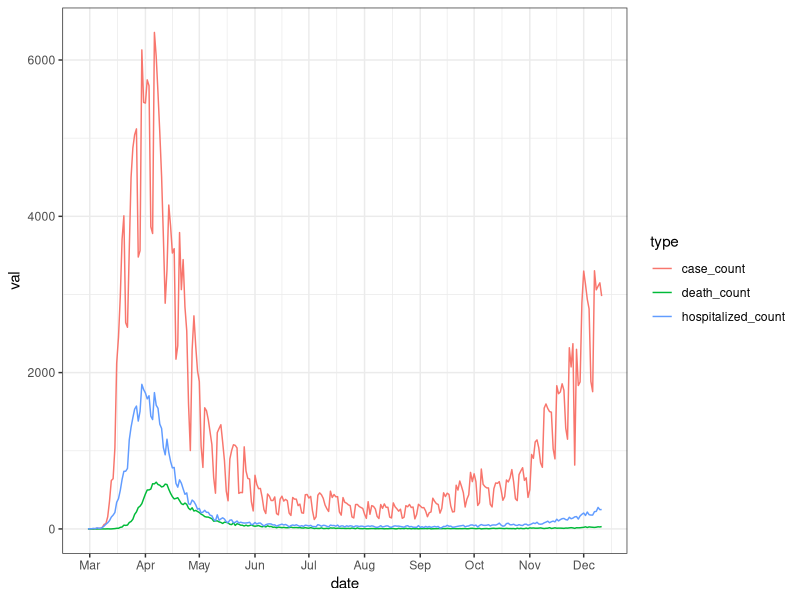
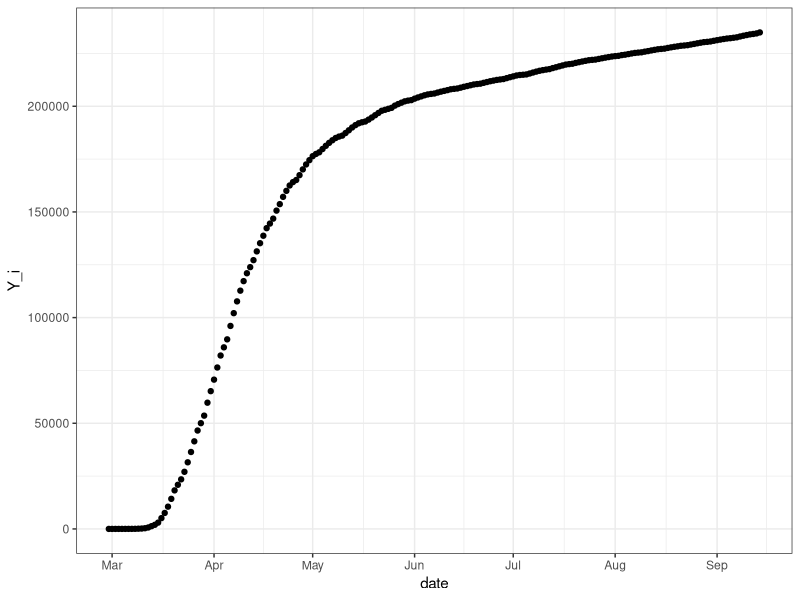
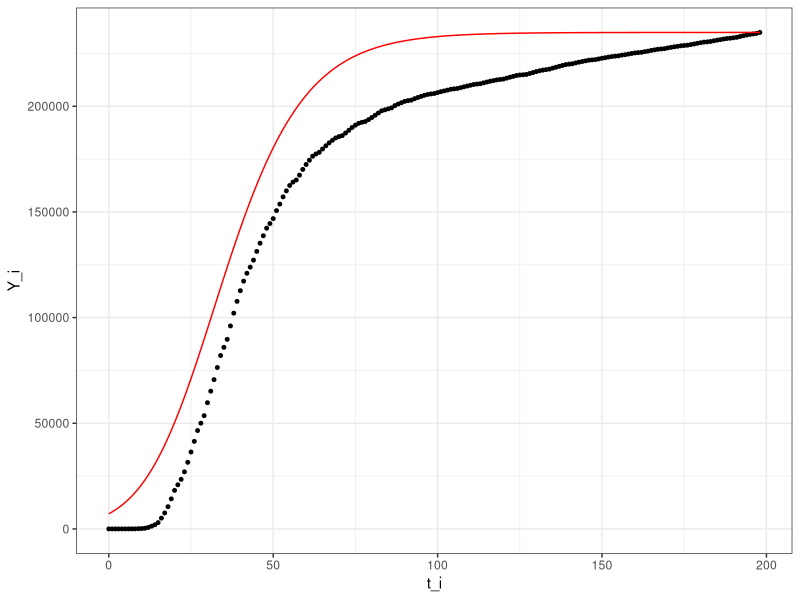

R code for these plots, in order: (Note: a time limit stopped this script after it produced the figures.)

### SET UP ---------------------------------------------------------------------
# load packages
library(lubridate)
library(tidyverse)
theme_set(
  theme_bw()
)

# read in data
df <- read_csv("data-by-day year 1.csv")

# clean data frame
df <- df %>%
  # looks like there's a bunch of NA rows so let's remove those 
  filter(if_all(everything(), ~ !is.na(.))) %>%
  # make all column names lower case
  rename_with(tolower) %>%
  # rename date column and make it a date object
  rename(date = date_of_interest) %>%
  mutate(date = mdy(date))

# let's look at the data to identify the pandemic waves
df %>%
  select(date:death_count) %>%
  # mutate(across(case_count:death_count, cumsum)) %>%
  pivot_longer(case_count:death_count, names_to = "type", values_to = "val") %>%
  ggplot(aes(x = date, y = val, color = type)) +
  geom_line() +
  scale_x_date(date_breaks = "1 month", date_labels = "%b") 
  
# maybe first wave could be "2020-02-29" to "2020-06-01"???

### GRADIENT DESCENT -----------------------------------------------------------
# function to calculate difference in number of days between two dates
get_diff <- function(x,y) time_length(x %--% y, unit = "day")
# function to calculate N(t_i, theta)
N <- function(t_i, theta) {
  a <- theta[1]
  k <- theta[2]
  d <- theta[3]
  t0 <- theta[4]
  a * (1 + d * exp(-k * (t_i - t0)))^(-1/d)
}

# we'll just use the city-wide, first-wave data for our cum case count input into the algo
start_date <- "2020-02-29"
end_date <- "2020-09-14"
df_wave <- df %>%
  filter(date >= start_date & date <= end_date) %>%
  select(date:case_count) %>%
  mutate(
    t_i = get_diff(start_date, date),
    Y_i = cumsum(case_count)
  ) %>%
  select(!case_count)

# look at cumulative cases over the wave 
df_wave %>% 
  ggplot(aes(x = date, y = Y_i)) +
  geom_point() +
  scale_x_date(date_breaks = "1 month", date_labels = "%b")

# figure out starting parameters
# a is just the maximum number of cumulative cases in the wave
a_start <- max(df_wave$Y_i)
# t0 can be some t_i near the inflection point
infl_point <- "2020-04-01"
t0_start <- get_diff(start_date, infl_point)
# k can be the slope near the inflection standardized by the cumulative cases near inflection point 
lm_k <- lm(
  Y_i ~ t_i, data = df_wave %>% 
    filter(t_i %in% c(t0_start - 4, t0_start + 4))
)
k_start <- lm_k$coef[2] / df_wave %>% filter(t_i == t0_start) %>% pull(Y_i)
# d can just be 0.5 
d_start <- 0.5
# set starting theta vector
start <- c(a_start, k_start, d_start, t0_start)

# look at Y_hat based on the starting theta vector
df_wave %>%
  mutate(Y_i_hat = N(t_i, start)) %>%
  ggplot(aes(x = t_i)) + 
  geom_point(aes(y = Y_i), size = 1) +
  geom_line(aes(y = Y_i_hat), color = "red")

# function to calculate objective f'n (sse) and its gradient
sse_stuff <- function(df_wave, theta) {
  a <- theta[1]
  k <- theta[2]
  d <- theta[3]
  t0 <- theta[4]
  t <- df_wave$t_i
  Y <- df_wave$Y_i
  Y_hat <- N(t, theta)
  # calculate objective function f
  diff <- Y - Y_hat
  f <- sum(diff^2)
  # calculate gradient for N(t,theta)
  da_N <- (1 + d * exp(-k*(t-t0)))^(-1/d)
  dk_N <- (a * (t-t0) * exp(-k*(t-t0))) / (1 + d * exp(-k*(t-t0)))^(1 + 1/d)
  dd_N <- -a * (d * exp(-k*(t-t0)) - log(1 + d*exp(-k*(t-t0))) * (1 + d * exp(-k*(t-t0)))) / 
    (d^2 * ((1 + d * exp(-k*(t-t0)))^(1 + 1/d)))
  dt0_N <- - (a * k * exp(-k*(t-t0))) / (1 + d * exp(-k*(t-t0)))^(1 + 1/d)
  # calculate gradient for objective function f
  grad_f <- c(-2 * sum(diff*da_N),
              -2 * sum(diff*dk_N),
              -2 * sum(diff*dd_N),
              -2 * sum(diff*dt0_N))

  res <- list(f = f, grad = grad_f)
  return(res)
}
# sse_stuff(df_wave, start)

# df_wave: data frame of t_i, Y_i for the wave of interest
# start: starting theta vector
# tol: tolerance needed to stop iterating
# maxiter: max number of iterations 
NewtonRaphson <- function(df_wave, start, tol=1e-5, maxiter = 10000) {
  # set up
  i <- 0
  cur <- start
  stuff <- sse_stuff(df_wave, cur)
  res <- matrix(0, nrow = 1, ncol = 7)
  colnames(res) <- c(
    "i", "lambda", "sse",
    "a", "k", "d", "t0"
  )
  res[1,] <- c(0, 1, stuff$f, cur)
  prevf <- -Inf   
  # begin iterating to update current theta vector
  while(i < maxiter && abs(stuff$f - prevf) > tol){
    i <- i + 1
    prev <- cur
    prevf <- stuff$f
    prevgrad <- stuff$grad
    # set lambda to start off
    lambda <- 1e-10
    # calculate new values where lambda = 1 
    cur <- prev - lambda * prevgrad
    stuff <- sse_stuff(df_wave, cur)
    # continue to decrease lambda until we see a decrease in SSE
    while(stuff$f >= prevf | any(is.na(stuff$grad))) {
      # divide lambda
      lambda <- lambda / 10
      # calculate new values at the updated lambda value and its corresponding information
      cur <- prev - lambda * prevgrad
      stuff <- sse_stuff(df_wave, cur)
    }
    res <- rbind(res, c(i, lambda, stuff$f, cur))
  }
  return(res)
}
res <- suppressWarnings(NewtonRaphson(df_wave, start))
head(res)
tail(res)
final <- res[nrow(res), 4:7]
  
df_wave %>%
  mutate(
    Y_i_hat_start = N(t_i, start),
    Y_i_hat_final = N(t_i, final)
  ) %>%
  pivot_longer(Y_i_hat_start:Y_i_hat_final, names_to = "type", values_to = "value") %>%
  ggplot(aes(x = t_i)) + 
  geom_point(aes(y = Y_i), size = 1) +
  geom_line(aes(y = value, color = type))
